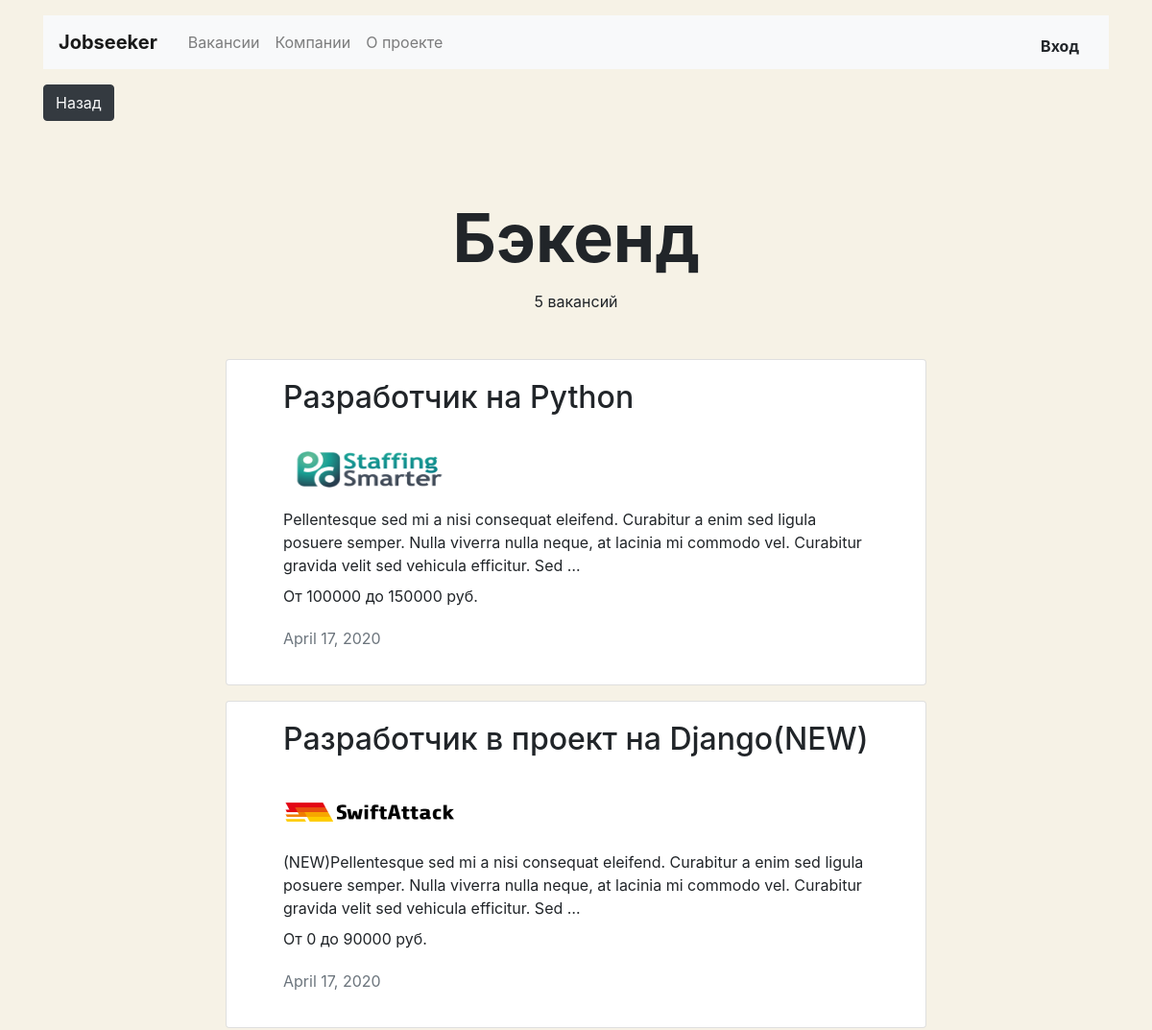
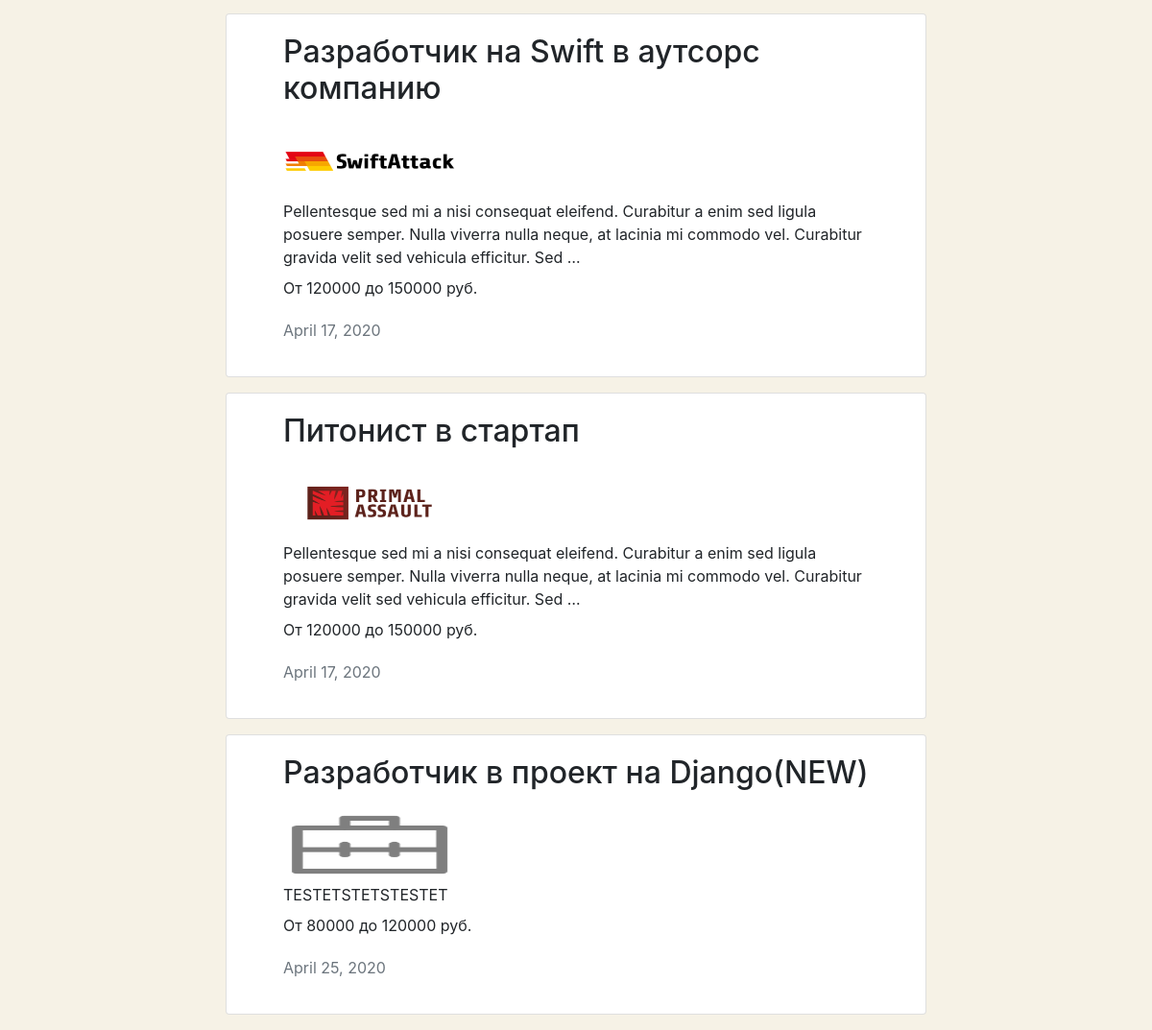
The page /category/backend/ on the database its author committed (2 pictures, top to bottom).
### jobs/models.py (models this page shows, shortened)
class Speciality(models.Model):
    id = models.IntegerField(primary_key=True)
    code = models.CharField(max_length=50)
    title = models.CharField(max_length=50)
    picture = models.ImageField(upload_to=settings.MEDIA_SPECIALITY_IMAGE_DIR)

class Vacancy(models.Model):
    id = models.IntegerField(primary_key=True)
    title = models.CharField(max_length=50)
    specialty = models.ForeignKey(Speciality, on_delete=models.CASCADE, related_name="vacancies")
    company = models.ForeignKey(Company, on_delete=models.CASCADE, related_name="vacancies")
    skills = models.TextField()
    salary_min = models.IntegerField()
    salary_max = models.IntegerField()
    description = models.TextField()
    published_at = models.DateField(default=datetime.date.today)

class Company(models.Model):
    id = models.IntegerField(primary_key=True)
    name = models.CharField(max_length=50)
    location = models.CharField(max_length=50)
    logo = models.ImageField(upload_to=settings.MEDIA_COMPANY_IMAGE_DIR, default='/media/specty_management.png', blank=True)
    description = models.TextField()
    employee_count = models.IntegerField()
    user = models.OneToOneField(User, on_delete=models.CASCADE, related_name='company')

### jobs/views.py (the view)
# urls.py: path('category/<str:category>/', CategoryView.as_view(), name="category"),
class CategoryView(View):
    def get(self, request, category):
        return render(request, "jobs/category.html", context={"category": Speciality.objects.filter(code=category).first()})

### jobs/templates/jobs/category.html (shortened to what this page needs)
{% extends "base.html" %}
{% load static %}
{% block container %}
    <section>
      <h1 class="h1 text-center mx-auto mt-4 pt-5" style="font-size: 70px;"><strong>{{category.title}}</strong></h1>
      <p class="text-center pt-1">{{category.vacancies.all|length}} вакансий</p>
      <div class="row mt-5">
        <div class="col-12 col-lg-8 offset-lg-2 m-auto">
          {% for vac in category.vacancies.all %}
          <a class="text-body" href="{% url 'vacancy' vac.id %}"><div class="card mb-3">
            <div class="card-body mx-4">
              <div class="col">
                  <h2 class="h2 pb-2">{{vac.title}}</h2>
                  <img  src={{vac.company.logo.url}} width="180" height="80">
                  <p class="mb-2">{{vac.skills|truncatewords:30}}</p>
                  <p>От {{vac.salary_min}} до {{vac.salary_max}} руб.</p>
                  <p class="text-muted pt-1">{{vac.published_at}}</p>
              </div>
            </div>
          </div></a>
          {% endfor %}
        </div>
      </div>
    </section>
  </main>
{% endblock %}

### jobs/templates/base.html (shortened to what this page needs)
{% load static %}
<!DOCTYPE html>
<html lang="ru">
<head>
  <link rel="stylesheet" href="https://stackpath.bootstrapcdn.com/bootstrap/4.3.1/css/bootstrap.min.css">
</head>
<body>
  <header class="container mt-3">
    <nav class="navbar navbar-expand-lg navbar-light bg-light">
      <a class="navbar-brand mr-4 font-weight-bold" href="{% url 'main' %}">Jobseeker</a>
      <div class="collapse navbar-collapse justify-content-between" id="navbarNav">
        <ul class="navbar-nav col-10">
          <li class="nav-item">
            <a class="nav-link" href="{% url 'vacancies' %}">Вакансии</a>
          </li>
          <li class="nav-item">
            <a class="nav-link" href="{% url 'companies'%}">Компании</a>
          </li>
          <li class="nav-item">
            <a class="nav-link" href="#">О проекте</a>
          </li>
        </ul>
        <ul class="navbar-nav col-2 justify-content-end">
          <li class="nav-item active">
             <div class="btn-group">
                {% if user.is_authenticated %}
                 <button type="button" class="btn dropdown-toggle font-weight-bold" data-toggle="dropdown" aria-haspopup="true" aria-expanded="false">
                    {{user.username}}
                 </button>
                 <div class="dropdown-menu dropdown-menu-right mt-3">
                <a href="{% url 'myresume' %}" class="dropdown-item py-2">Резюме</a>
                <a href="{% url 'mycompany' %}" class="dropdown-item py-2">Компания</a>
                 {% if user.is_superuser %}
                 <a href="{% url 'admin:index' %}" class="dropdown-item py-2">Войти в админку</a>
                 {% endif %}
                <a href="{% url 'logout' %}" class="dropdown-item py-2">Выйти</a>
                </div>
               {% else %}
              <a class="text-body mt-2" href="{% url 'login' %}" ><strong>Вход</strong></a>
               {% endif %}
          </li>
        </ul>
      </div>
    </nav>
  </header>
    <main class="container mt-3">
        {% if main %}
        {% else %}
     <a href="{{ request.META.HTTP_REFERER }}"><button class="mb-2 btn btn-dark text-light">Назад</button></a>
        {% endif %}
{% block container %} {% endblock %}
</body>
</html>

### jobs/templates/base.html (style rules this page uses)
body { background-color: #F6F2E6; }
a { color: white; }

### rows shown on the page
Speciality: title "Бэкенд", vacancies.all|length "5"
Vacancy: title "Разработчик на Python", company.logo (picture), skills "Pellentesque sed mi a nisi consequat eleifend. Curabitur a enim sed ligula posuere semper. Nulla viverra nulla neque, at lacinia mi commodo vel. Curabitur gravida velit sed vehicula efficitur. Sed …", salary_min "100000", salary_max "150000", published_at "April 17, 2020"
Vacancy: title "Разработчик в проект на Django(NEW)", company.logo (picture), skills "(NEW)Pellentesque sed mi a nisi consequat eleifend. Curabitur a enim sed ligula posuere semper. Nulla viverra nulla neque, at lacinia mi commodo vel. Curabitur gravida velit sed vehicula efficitur. Sed …", salary_min "0", salary_max "90000", published_at "April 17, 2020"
Vacancy: title "Разработчик на Swift в аутсорс компанию", company.logo (picture), skills "Pellentesque sed mi a nisi consequat eleifend. Curabitur a enim sed ligula posuere semper. Nulla viverra nulla neque, at lacinia mi commodo vel. Curabitur gravida velit sed vehicula efficitur. Sed …", salary_min "120000", salary_max "150000", published_at "April 17, 2020"
Vacancy: title "Питонист в стартап", company.logo (picture), skills "Pellentesque sed mi a nisi consequat eleifend. Curabitur a enim sed ligula posuere semper. Nulla viverra nulla neque, at lacinia mi commodo vel. Curabitur gravida velit sed vehicula efficitur. Sed …", salary_min "120000", salary_max "150000", published_at "April 17, 2020"
Vacancy: title "Разработчик в проект на Django(NEW)", company.logo (picture), skills "TESTETSTETSTESTET", salary_min "80000", salary_max "120000", published_at "April 25, 2020"
